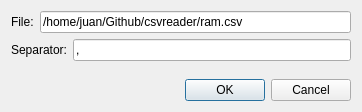
<?xml version="1.0" encoding="UTF-8"?>
<ui version="4.0">
 <class>CsvDialog</class>
 <widget class="QDialog" name="CsvDialog">
  <property name="geometry">
   <rect>
    <x>0</x>
    <y>0</y>
    <width>362</width>
    <height>112</height>
   </rect>
  </property>
  <property name="windowTitle">
   <string>Dialog</string>
  </property>
  <layout class="QVBoxLayout" name="verticalLayout">
   <item>
    <layout class="QHBoxLayout" name="horizontalLayout">
     <item>
      <widget class="QLabel" name="label">
       <property name="text">
        <string>File:</string>
       </property>
      </widget>
     </item>
     <item>
      <widget class="QLineEdit" name="filepathField">
       <property name="text">
        <string>/home/juan/Github/csvreader/ram.csv</string>
       </property>
      </widget>
     </item>
    </layout>
   </item>
   <item>
    <layout class="QFormLayout" name="formLayout">
     <item row="0" column="0">
      <widget class="QLabel" name="label_2">
       <property name="text">
        <string>Separator:</string>
       </property>
      </widget>
     </item>
     <item row="0" column="1">
      <widget class="QLineEdit" name="separatorField">
       <property name="text">
        <string>,</string>
       </property>
       <property name="maxLength">
        <number>1</number>
       </property>
      </widget>
     </item>
    </layout>
   </item>
   <item>
    <widget class="QDialogButtonBox" name="buttonBox">
     <property name="standardButtons">
      <set>QDialogButtonBox::Cancel|QDialogButtonBox::Ok</set>
     </property>
    </widget>
   </item>
  </layout>
 </widget>
 <resources/>
 <connections/>
</ui>
